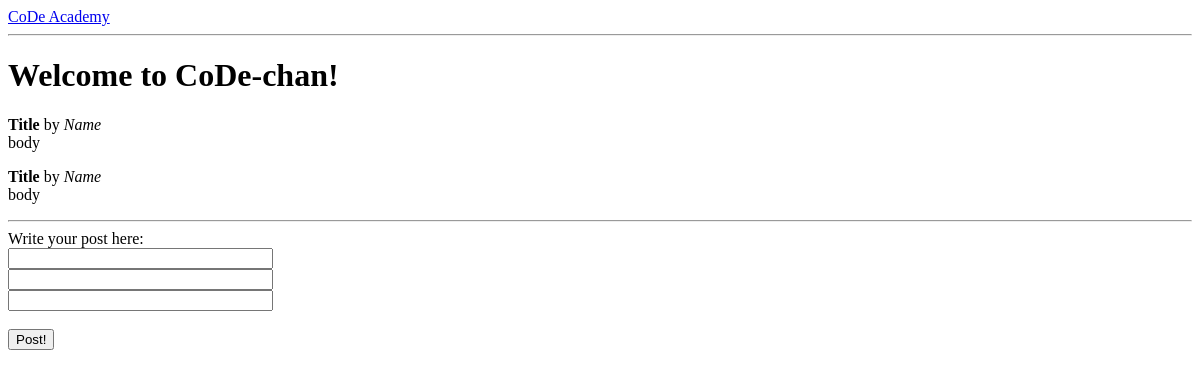
The page /index on the database as committed earlier.
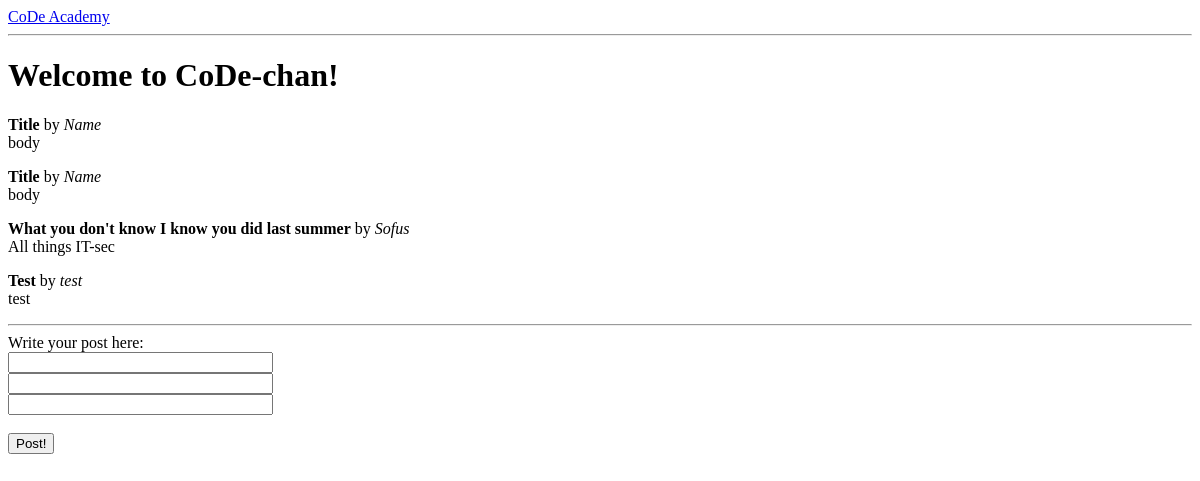
The same page on the database as committed later.
### app/models.py (models this page shows, shortened)
class Post(db.Model):
    id = db.Column(db.Integer, primary_key = True)
    body = db.Column(db.String(140))
    timestamp = db.Column(db.DateTime)
    user_name = db.Column(db.String(40))
    title = db.Column(db.String(50))

### app/views.py (the view)
@app.route('/', methods=['GET', 'POST'])
@app.route('/index', methods=['GET', 'POST'])
def index():
    form = PostForm()
    user = {'nickname': 'Sofus'}
    if form.validate_on_submit():
        post = Post(user_name=form.user_name.data, timestamp=datetime.utcnow(),title=form.title.data, body=form.body.data)
        db.session.add(post)
        db.session.commit()
        flash('Your post is now live!')
        return redirect(url_for('index'))
    posts = Post.query.all()
    return render_template('index.html',
            title='CoDeAcademy',
            user=user,
            posts=posts,
            form=form)

### app/forms.py
class PostForm(Form):
    title = StringField('Title')
    user_name = StringField('user_name')
    body  = StringField('Body')

### app/templates/index.html (shortened to what this page needs)
{% extends "base.html" %}
{% block content %}
<h1>Welcome to CoDe-chan!</h1>
    {% for post in posts %}
    <div><p><b>{{ post.title }}</b> by <i>{{ post.user_name }}</i> <br />
        {{ post.body }}</p>
    </div>
    {% endfor %}
    <hr>
    Write your post here: <br />
    <form action="" method="post" name="post">
        {{ form.user_name(size=30, maxlength=140) }}<br />
        {{ form.title(size=30, maxlength=140) }}<br />
        {{ form.body(size=30, maxlength=140) }}<br />
        <br />
        <input type="submit" value="Post!"></br>
    </form>
{% endblock %}

### app/templates/base.html (shortened to what this page needs)
<html>
    <head>
    </head>
    <body>
        <div> <a href="/index">CoDe Academy</a></div>
        <hr>
        {% block content %}{% endblock %}
    </body>
</html>

Rows that differ between the two databases and show on the page:
added Post: title "What you don't know I know you did last summer", user_name "Sofus", body "All things IT-sec"
added Post: title "Test", user_name "test", body "test"
